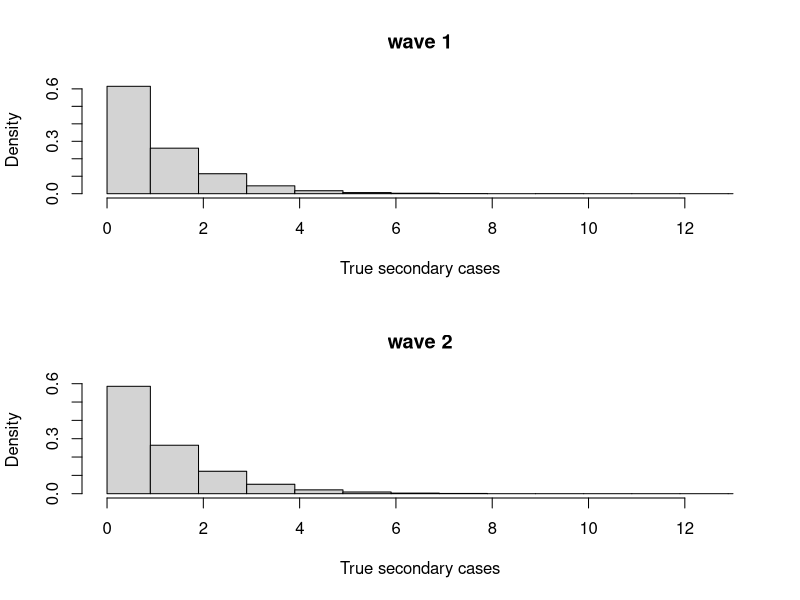

R code for this plot:
# number of samples to draw from empirical distributions
num_samples <- 10000
  
# vector of secondary cases
secondary_cases <- seq(0,10,1)

# initialise data 
prob_observed_waves <- data.frame(matrix(0, nrow=length(secondary_cases), ncol = 2))

# unknown range of values of probability of true secondary cases = 0
prob_true0 <- seq(0.1, 1, 0.01)

# X = observation distribution of secondary cases
prob_observed_waves[,1] <- c(0.807, 0.122, 0.045, 0.017, 0.006, 0.002, 0.001, 0, 0, 0, 0)
prob_observed_waves[,2] <- c(0.752, 0.152, 0.061, 0.022, 0.008, 0.003, 0.002, 0, 0, 0, 0)
reporting_rate <- 0.5
par(mfrow=c(2,1))

# loop through waves and calculate true distribution of secondary cases

for (wave in c(1,2)){
      
      # set wave data  
      prob_observed <- prob_observed_waves[,wave]
      
      if(sum(prob_observed)!=1){
        warning("prob_observed doesn't add to one")
      }
      # Y = unobserved distribution of secondary cases
      prob_unobserved <- function(p, i){
        (reporting_rate*p)^i
      }
      
      # sample from an empirial distribution
      sample_function <- function(x, n, p){
        
        sample(x = x, n, replace = T, prob = p) 
        
      }
      
      # sample from each of the observed and unobserved secondary cases distributions
      sample_observed <- data.frame(matrix(
        rep(sample_function(x = secondary_cases, n = num_samples, p = prob_observed), length(prob_true0)),
        ncol = length(prob_true0)))
      sample_unobserved <- data.frame(purrr::map(
        .x = prob_true0,
        .f = ~sample_function(x = secondary_cases, n = num_samples, p = prob_unobserved(.x, secondary_cases))))
      
      # calculate the distribution of true secondary cases
      sample_true <- sample_observed + sample_unobserved
      
      # define the break points for the density bins
      breaks <- c(0,seq(0.9,floor(max(sample_true)), 1), ceiling(max(sample_true)))
      
      # calculate - for each 0 case probability - what the 0 case probability of model is
      zerodensitymodel <- unlist(purrr::map(
        .x = sample_true,
        .f = ~hist(.x, breaks = breaks, plot = FALSE)$density[1] # extract density of 0 true cases 
      ))
      
      # look at the model calculated zero case probability (points) vs the expected value (line)
      # plot(zerodensitymodel, prob_true0, xlim=c(0,1), ylim=c(0,1))
      # par(new=TRUE)
      # plot(c(0,1), c(0,1), type = "l")
      
      # calculate the difference between the model and the expectation
      difference <- data.frame(
        prob_true0 = prob_true0,
        value = abs(zerodensitymodel - prob_true0))
      
      # output the best fit model probability of the zero secondary cases
        difference[difference$value==min(difference$value), prob_true0]
      
      # from this we need the rest of the distribution, which is given by 
      sample_true_bestfit <- sample_true[, which.min(difference$value)]
      
      # calculate the full distribution 
      distribution_true_bestfit <- hist(sample_true_bestfit, breaks = breaks, 
                                        main = paste("wave", wave),
                                        xlab = "True secondary cases")$density
      
      print(paste("Distribution of True cases for Wave", wave))
      print(distribution_true_bestfit)
}
